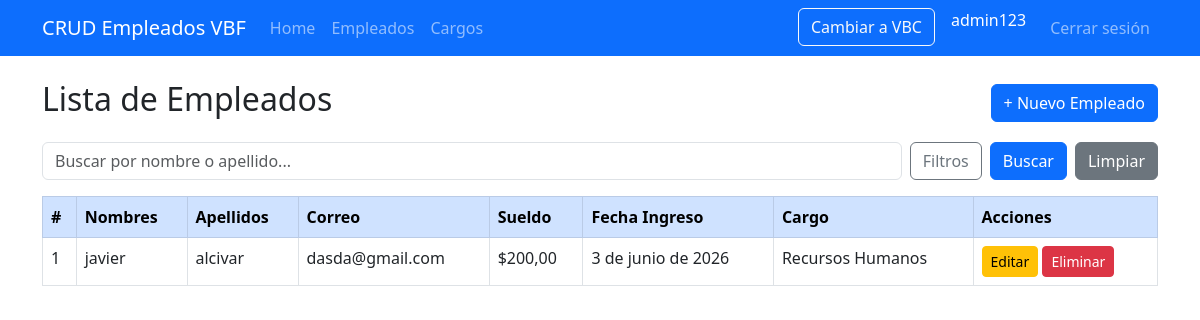
Before: /empleados/ (signed in) with the older database file.
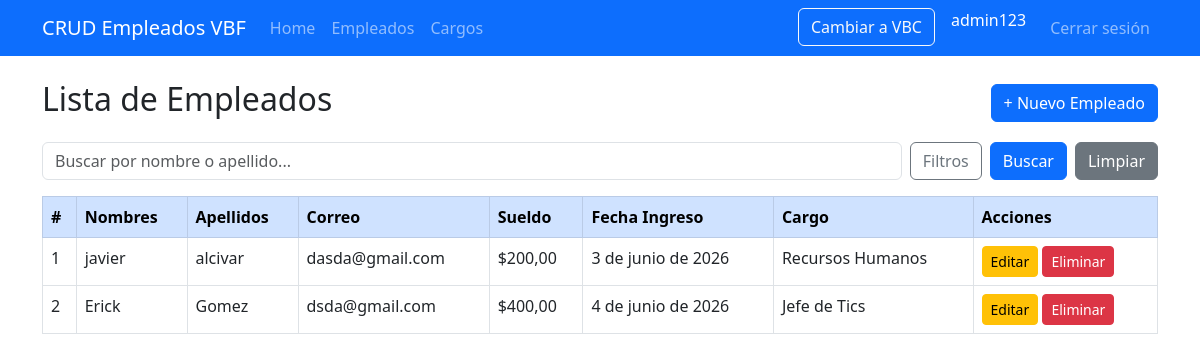
After: the same page with the newer database file.
### empleados/models.py (models this page shows, shortened)
class Empleado(models.Model):
    nombres = models.CharField(max_length=100)
    apellidos = models.CharField(max_length=100)
    correo = models.EmailField()
    sueldo = models.DecimalField(max_digits=10, decimal_places=2)
    fecha_ingreso = models.DateField()
    cargo = models.ForeignKey(Cargo, on_delete=models.CASCADE)

class Cargo(models.Model):
    nombre = models.CharField(max_length=100)
    descripcion = models.CharField(max_length=200, blank=True, null=True)
    def __str__(self):
        return self.nombre

### empleados/views.py (the view)
# urls.py: path('empleados/', views.empleado_lista, name='empleado_lista'),
@login_required
def empleado_lista(request):
    empleados = Empleado.objects.select_related('cargo').all()
    query = request.GET.get('q', '')
    cargo_filtro = request.GET.get('cargo', '')
    fecha_desde = request.GET.get('fecha_desde', '')
    fecha_hasta = request.GET.get('fecha_hasta', '')
    sueldo_min = request.GET.get('sueldo_min', '')
    sueldo_max = request.GET.get('sueldo_max', '')
    if query:
        empleados = empleados.filter(
            models.Q(nombres__icontains=query) |
            models.Q(apellidos__icontains=query)
        )
    if cargo_filtro:
        empleados = empleados.filter(cargo__id=cargo_filtro)
    if fecha_desde:
        empleados = empleados.filter(fecha_ingreso__gte=fecha_desde)
    if fecha_hasta:
        empleados = empleados.filter(fecha_ingreso__lte=fecha_hasta)
    if sueldo_min:
        empleados = empleados.filter(sueldo__gte=sueldo_min)
    if sueldo_max:
        empleados = empleados.filter(sueldo__lte=sueldo_max)
    cargos = Cargo.objects.all()
    return render(request, 'empleados/empleado_lista.html', {
        'empleados': empleados,
        'cargos': cargos,
        'query': query,
        'cargo_filtro': cargo_filtro,
        'fecha_desde': fecha_desde,
        'fecha_hasta': fecha_hasta,
        'sueldo_min': sueldo_min,
        'sueldo_max': sueldo_max,
    })

### empleados/templates/empleados/empleado_lista.html (shortened to what this page needs)
{% extends 'empleados/base.html' %}
{% block content %}
<div class="d-flex justify-content-between align-items-center mb-3">
    <h2>Lista de Empleados</h2>
    <div>
        <a href="{% url 'empleado_crear' %}" class="btn btn-primary">+ Nuevo Empleado</a>
    </div>
</div>
<form method="GET" class="mb-3">
    <div class="row g-2">
        <div class="col">
            <input type="text" name="q" class="form-control" placeholder="Buscar por nombre o apellido..." value="{{ query }}">
        </div>
        <div class="col-auto">
            <button class="btn btn-outline-secondary" type="button" data-bs-toggle="collapse" data-bs-target="#filtros">
                 Filtros
            </button>
        </div>
        <div class="col-auto">
            <button type="submit" class="btn btn-primary">Buscar</button>
        </div>
        <div class="col-auto">
            <a href="{% url 'empleado_lista' %}" class="btn btn-secondary">Limpiar</a>
        </div>
    </div>
</form>
<table class="table table-bordered table-hover">
    <thead class="table-primary">
        <tr>
            <th>#</th>
            <th>Nombres</th>
            <th>Apellidos</th>
            <th>Correo</th>
            <th>Sueldo</th>
            <th>Fecha Ingreso</th>
            <th>Cargo</th>
            <th>Acciones</th>
        </tr>
    </thead>
    <tbody>
        {% for empleado in empleados %}
        <tr>
            <td>{{ empleado.id }}</td>
            <td>{{ empleado.nombres }}</td>
            <td>{{ empleado.apellidos }}</td>
            <td>{{ empleado.correo }}</td>
            <td>${{ empleado.sueldo }}</td>
            <td>{{ empleado.fecha_ingreso }}</td>
            <td>{{ empleado.cargo }}</td>
            <td>
                <a href="{% url 'empleado_editar' empleado.pk %}" class="btn btn-warning btn-sm">Editar</a>
                <a href="{% url 'empleado_eliminar' empleado.pk %}" class="btn btn-danger btn-sm">Eliminar</a>
            </td>
        </tr>
        {% empty %}
        <tr>
            <td colspan="8" class="text-center">No se encontraron empleados.</td>
        </tr>
        {% endfor %}
    </tbody>
</table>
{% endblock %}

Changed rows visible on the page:
added Empleado: id "2", nombres "Erick", apellidos "Gomez", correo "dsda@gmail.com", sueldo "400,00", fecha_ingreso "4 de junio de 2026", cargo "Jefe de Tics"
